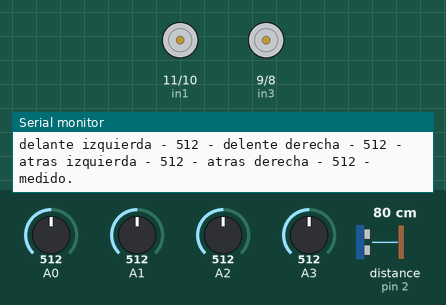
Bench run of a sketch on a simulated Arduino Pro Mini, built with avr-gcc and run on an emulated ATmega328P. Parts: motor-driver pin pairs drawn as motors (green arrow = first pin HIGH = forward, orange = second pin HIGH = backward, longer = more drive, scaled by the enable pin), the last lines printed to the serial monitor. The inputs (shaded band) are chosen by the test bench; at power-on: distance to the obstacle (sensor on pin 2) 80 cm, A0 = 512, A1 = 512, A2 = 512, A3 = 512. The echo pulse lasts 58.3 µs per cm.

Above: at 1.2 s.
1.3 s: distance to the obstacle (sensor on pin 2) set to 9 cm
4.3 s: distance to the obstacle (sensor on pin 2) set to 6 cm
At 4.8 s:
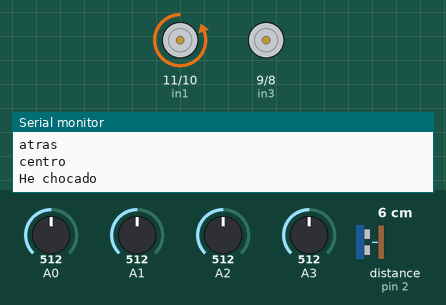
7.3 s: A0 set to 540
10.3 s: A0 set to 559
13.3 s: distance to the obstacle (sensor on pin 2) set to 18 cm
At 14.6 s:
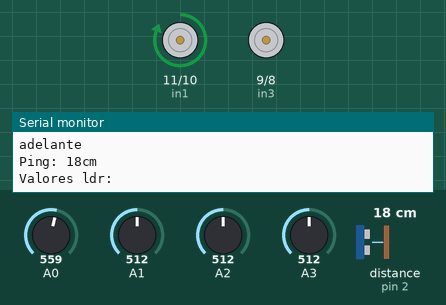
15.1 s: A1 set to 547
Timing chart, 0 to 17.8 s (numbered marks = the images above; inputs shaded):
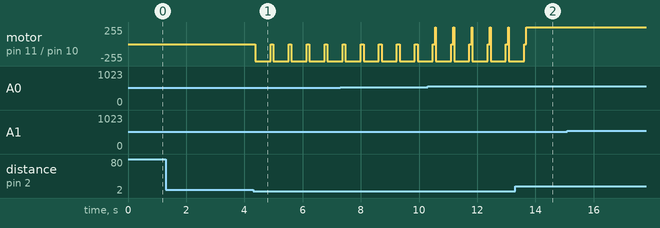

The sketch:

coche_seguidor_luz.ino
```cpp
                                                                                                                                                                                                                                                                                                                 #include <NewPing.h>
int ldr[] = {0, 1, 2, 3};//////creamos array
int delante = 0;
int detras = 0;
String direccion[] = {"delante izquierda", "delente derecha", "atras izquierda", "atras derecha"};

/////modulo motores
byte ena = 12;
byte in1 = 11;
byte in2 = 10;
byte in3 = 9;
byte in4 = 8;
byte enb = 7;
int valormin = 90  ;
////pro mini///
/*
  byte ena = 9;
  byte in1 = 8;
  byte in2 = 7;
  byte in3 = 6;
  byte in4 = 5;
  byte enb = 4;*/

boolean adelante = false; //adelante o no
boolean moverse = false;/// si se mueve
int distancia = 0;

#define TRIGGER_PIN  3  // Arduino pin tied to trigger pin on the ultrasonic sensor.
#define ECHO_PIN     2  // Arduino pin tied to echo pin on the ultrasonic sensor.
#define MAX_DISTANCE 200 // Maximum distance we want to ping for (in centimeters). Maximum sensor distance is rated at 400-500cm.

NewPing sonar(TRIGGER_PIN, ECHO_PIN, MAX_DISTANCE); // NewPing setup of pins and maximum distance.

void setup() {
  Serial.begin(9600); // Open serial monitor at 115200 baud to see ping results.
  /////modulo motores
  pinMode(in1, OUTPUT);
  pinMode(in2, OUTPUT);
  pinMode(in3, OUTPUT);
  pinMode(in4, OUTPUT);
  pinMode(ena, OUTPUT);
  pinMode(enb, OUTPUT);
}
void loop() {
  medir();
  mover();
  colision();
}

void medir() {
  moverse = false;
  Serial.println("Valores ldr: ");
  for (int i = 0; i < 4; i++) { //////mido resistencias ldr
    int valor = analogRead(i);
    ldr[i] = valor;
    Serial.print(direccion[i]);
    Serial.print(" - ");
    Serial.print(valor);
    Serial.print(" - ");
    if (ldr[i] > valormin) {
      moverse = true;///me muevo
    }
  }
  Serial.println("medido. ");
}
void mover() {///funcion de movimiento
  delante = ldr[0] + ldr[1];//guardo valores
  detras = ldr[2] + ldr[3];
  ////comparamos///
  if (moverse) {
    if (delante > detras && (delante - detras) > 40) {
      if (ldr[0] > ldr[1] && (ldr[0] - ldr[1]) > 30) { ///comparo cada ldr de lado segun que caso
        girarizquierda();
      } else if ((ldr[1] - ldr[0]) > 30) {
        girarderecha();
      } else {
        centro();
      }
      alante();
    } else if(detras > delante&& (detras-delante) > 40){
      if (ldr[2] > ldr[3] && (ldr[2] - ldr[3]) > 30) { ///comparo cada ldr de lado segun que caso
        girarizquierda();
      } else if ((ldr[3] - ldr[2]) > 30) {
        girarderecha();
      }
      else {
        centro();
      }
      atras();
    }else{
    paro();
    centro();
    moverse = false;
      }
  } else {/////moverse es false
    paro();
    centro();
  }
}

/////actuo sobre los pines aqui
void alante() {
  digitalWrite(ena, HIGH);///ena es motor principal de movimiento
  digitalWrite(in1, HIGH);
  digitalWrite(in2, LOW);
  Serial.println("adelante");
}
void atras() {
  digitalWrite(ena, HIGH);
  digitalWrite(in1, LOW);
  digitalWrite(in2, HIGH);
  Serial.println("atras");
}
void paro() {
  digitalWrite(ena, LOW);///ena es motor principal de movimiento
  digitalWrite(in1, LOW);
  digitalWrite(in2, LOW);
  Serial.println("paro");
}

/////no tengo servo
void girarderecha() {
  analogWrite(enb, HIGH);
  digitalWrite(in3, LOW);
  digitalWrite(in4, HIGH);
  Serial.println("derecha");
}
void girarizquierda() {
  Serial.println("izquierda");
  analogWrite(enb, HIGH);
  digitalWrite(in3, HIGH);
  digitalWrite(in4, LOW);
}
void centro() {
  Serial.println("centro");
  analogWrite(enb, LOW);
  digitalWrite(in3, LOW);
  digitalWrite(in4, LOW);
}

  ////solo detecto hacia delante, hacia atras no
  void colision() {
  unsigned int uS = sonar.ping(); // Send ping, get ping time in microseconds (uS).
  Serial.print("Ping: ");
  distancia = uS / US_ROUNDTRIP_CM;
  Serial.print(distancia);
  Serial.println("cm ");/*
  if(distancia>200||distancia<0){
    distancia = 0;}*/
  if (distancia < 8 && distancia > 0) {
    atras();
    centro();
    Serial.println("He chocado");
    delay(500);
    paro();
    moverse = false;
  }else{
    moverse=true;
    }
  }


/*
  void loop22() {////////editar aqui
  delay(500);  // Wait 500ms between pings (about 2 pings/sec). 29ms should be the shortest delay between pings.
  unsigned int uS = sonar.ping(); // Send ping, get ping time in microseconds (uS).
  Serial.print("Ping: ");
  distancia = uS / US_ROUNDTRIP_CM;
  Serial.print(diatancia); // Convert ping time to distance and print result (0 = outside set distance range, no ping echo)
  Serial.println("cm");
  }*/
```

Measured:
- the behaviour switches between 8 and 7 cm on distance to the obstacle (sensor on pin 2) (found by bisection; images 0 and 1)
- after the input at 4.3 s, motor on pin 11 (in1) / pin 10 (in2): alternates backward 255/255 for 0.53 s and stopped for 0.09 s, starting after 0.07 s
- after the input at 13.3 s, motor on pin 11 (in1) / pin 10 (in2): goes on until 13.7 s, then stays forward 255/255
